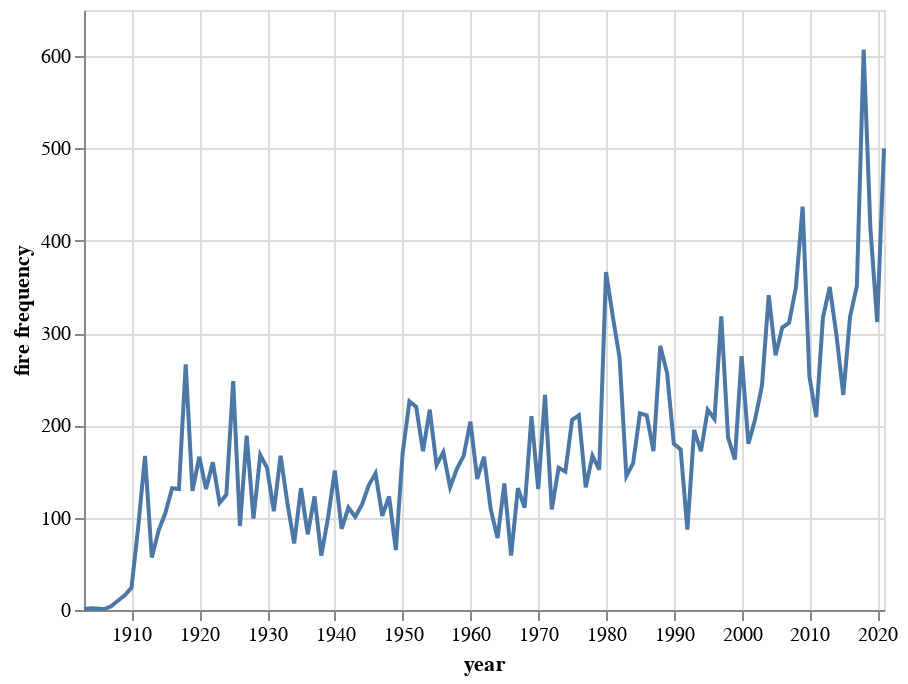

Here is the notebook cell this chart was saved with:
### Code cell
# increasing trend of fire frequency

df_fire_counts = pd.DataFrame(df_fire["YEAR_"].value_counts().sort_index()).reset_index()
df_fire_counts["index"] = df_fire_counts["index"].astype(str).map(lambda x: x[:4]+'/12/31')
pd.to_datetime(df_fire_counts["index"])

Chart(df_fire_counts).mark_line().encode(
    x=X("index:T", title="year"),
    y=Y("YEAR_", title="fire frequency")
).properties(
      width=400,
      height=300
)

### Figure 1 — Vega-Lite specification as saved in the notebook (floating-point values rounded to 4 significant figures)
{"config": {"view": {"continuousWidth": 400, "continuousHeight": 300}}, "data": {"name": "data-d971f6117614d65847e229bf013fd183"}, "mark": "line", "encoding": {"x": {"field": "index", "title": "year", "type": "temporal"}, "y": {"field": "YEAR_", "title": "fire frequency", "type": "quantitative"}}, "height": 300, "width": 400, "$schema": "https://vega.github.io/schema/vega-lite/v4.17.0.json", "datasets": {"data-d971f6117614d65847e229bf013fd183": [{"index": "1902/12/31", "YEAR_": 1}, {"index": "1903/12/31", "YEAR_": 2}, {"index": "1905/12/31", "YEAR_": 1}, {"index": "1906/12/31", "YEAR_": 4}, {"index": "1907/12/31", "YEAR_": 10}, {"index": "1908/12/31", "YEAR_": 16}, {"index": "1909/12/31", "YEAR_": 24}, {"index": "1910/12/31", "YEAR_": 90}, {"index": "1911/12/31", "YEAR_": 167}, {"index": "1912/12/31", "YEAR_": 57}, {"index": "1913/12/31", "YEAR_": 86}, {"index": "1914/12/31", "YEAR_": 105}, {"index": "1915/12/31", "YEAR_": 132}, {"index": "1916/12/31", "YEAR_": 131}, {"index": "1917/12/31", "YEAR_": 266}, {"index": "1918/12/31", "YEAR_": 129}, {"index": "1919/12/31", "YEAR_": 166}, {"index": "1920/12/31", "YEAR_": 131}, {"index": "1921/12/31", "YEAR_": 160}, {"index": "1922/12/31", "YEAR_": 116}, {"index": "1923/12/31", "YEAR_": 125}, {"index": "1924/12/31", "YEAR_": 248}, {"index": "1925/12/31", "YEAR_": 91}, {"index": "1926/12/31", "YEAR_": 189}, {"index": "1927/12/31", "YEAR_": 99}, {"index": "1928/12/31", "YEAR_": 168}, {"index": "1929/12/31", "YEAR_": 154}, {"index": "1930/12/31", "YEAR_": 107}, {"index": "1931/12/31", "YEAR_": 167}, {"index": "1932/12/31", "YEAR_": 116}, {"index": "1933/12/31", "YEAR_": 72}, {"index": "1934/12/31", "YEAR_": 132}, {"index": "1935/12/31", "YEAR_": 82}, {"index": "1936/12/31", "YEAR_": 123}, {"index": "1937/12/31", "YEAR_": 59}, {"index": "1938/12/31", "YEAR_": 100}, {"index": "1939/12/31", "YEAR_": 151}, {"index": "1940/12/31", "YEAR_": 88}, {"index": "1941/12/31", "YEAR_": 111}, {"index": "1942/12/31", "YEAR_": 101}, {"index": "1943/12/31", "YEAR_": 114}, {"index": "1944/12/31", "YEAR_": 135}, {"index": "1945/12/31", "YEAR_": 148}, {"index": "1946/12/31", "YEAR_": 102}, {"index": "1947/12/31", "YEAR_": 123}, {"index": "1948/12/31", "YEAR_": 65}, {"index": "1949/12/31", "YEAR_": 170}, {"index": "1950/12/31", "YEAR_": 226}, {"index": "1951/12/31", "YEAR_": 220}, {"index": "1952/12/31", "YEAR_": 172}, {"index": "1953/12/31", "YEAR_": 217}, {"index": "1954/12/31", "YEAR_": 157}, {"index": "1955/12/31", "YEAR_": 171}, {"index": "1956/12/31", "YEAR_": 133}, {"index": "1957/12/31", "YEAR_": 153}, {"index": "1958/12/31", "YEAR_": 167}, {"index": "1959/12/31", "YEAR_": 204}, {"index": "1960/12/31", "YEAR_": 142}, {"index": "1961/12/31", "YEAR_": 166}, {"index": "1962/12/31", "YEAR_": 109}, {"index": "1963/12/31", "YEAR_": 78}, {"index": "1964/12/31", "YEAR_": 137}, {"index": "1965/12/31", "YEAR_": 59}, {"index": "1966/12/31", "YEAR_": 132}, {"index": "1967/12/31", "YEAR_": 111}, {"index": "1968/12/31", "YEAR_": 210}, {"index": "1969/12/31", "YEAR_": 131}, {"index": "1970/12/31", "YEAR_": 233}, {"index": "1971/12/31", "YEAR_": 109}, {"index": "1972/12/31", "YEAR_": 154}, {"index": "1973/12/31", "YEAR_": 150}, {"index": "1974/12/31", "YEAR_": 206}, {"index": "1975/12/31", "YEAR_": 211}, {"index": "1976/12/31", "YEAR_": 133}, {"index": "1977/12/31", "YEAR_": 167}, {"index": "1978/12/31", "YEAR_": 152}, {"index": "1979/12/31", "YEAR_": 366}, {"index": "1980/12/31", "YEAR_": 318}, {"index": "1981/12/31", "YEAR_": 273}, {"index": "1982/12/31", "YEAR_": 145}, {"index": "1983/12/31", "YEAR_": 159}, {"index": "1984/12/31", "YEAR_": 213}, {"index": "1985/12/31", "YEAR_": 211}, {"index": "1986/12/31", "YEAR_": 172}, {"index": "1987/12/31", "YEAR_": 286}, {"index": "1988/12/31", "YEAR_": 257}, {"index": "1989/12/31", "YEAR_": 180}, {"index": "1990/12/31", "YEAR_": 174}, {"index": "1991/12/31", "YEAR_": 87}, {"index": "1992/12/31", "YEAR_": 195}, {"index": "1993/12/31", "YEAR_": 172}, {"index": "1994/12/31", "YEAR_": 217}, {"index": "1995/12/31", "YEAR_": 207}, {"index": "1996/12/31", "YEAR_": 318}, {"index": "1997/12/31", "YEAR_": 187}, {"index": "1998/12/31", "YEAR_": 163}, {"index": "1999/12/31", "YEAR_": 275}, {"index": "2000/12/31", "YEAR_": 180}, {"index": "2001/12/31", "YEAR_": 207}, {"index": "2002/12/31", "YEAR_": 243}, {"index": "2003/12/31", "YEAR_": 341}, {"index": "2004/12/31", "YEAR_": 276}, {"index": "2005/12/31", "YEAR_": 306}, {"index": "2006/12/31", "YEAR_": 311}, {"index": "2007/12/31", "YEAR_": 349}, {"index": "2008/12/31", "YEAR_": 437}, {"index": "2009/12/31", "YEAR_": 253}, {"index": "2010/12/31", "YEAR_": 209}, {"index": "2011/12/31", "YEAR_": 317}, {"index": "2012/12/31", "YEAR_": 350}, {"index": "2013/12/31", "YEAR_": 297}, {"index": "2014/12/31", "YEAR_": 233}, {"index": "2015/12/31", "YEAR_": 318}, {"index": "2016/12/31", "YEAR_": 351}, {"index": "2017/12/31", "YEAR_": 607}, {"index": "2018/12/31", "YEAR_": 413}, {"index": "2019/12/31", "YEAR_": 312}, {"index": "2020/12/31", "YEAR_": 500}]}}
